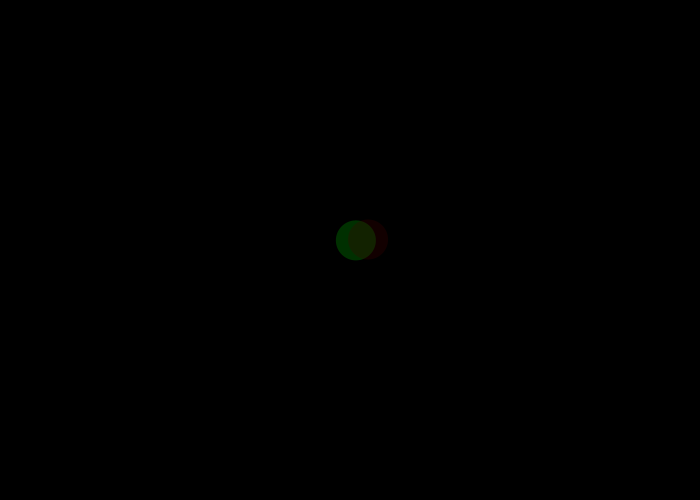
Frame 1 (no input)
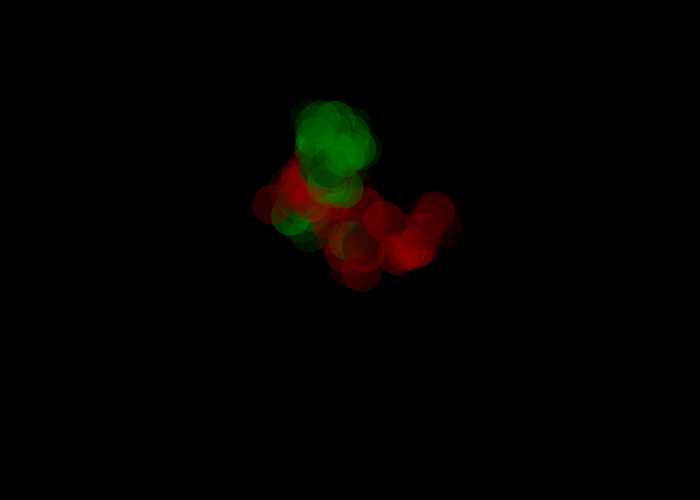
Frame 60 (the mouse pressed at the canvas centre just before this capture)
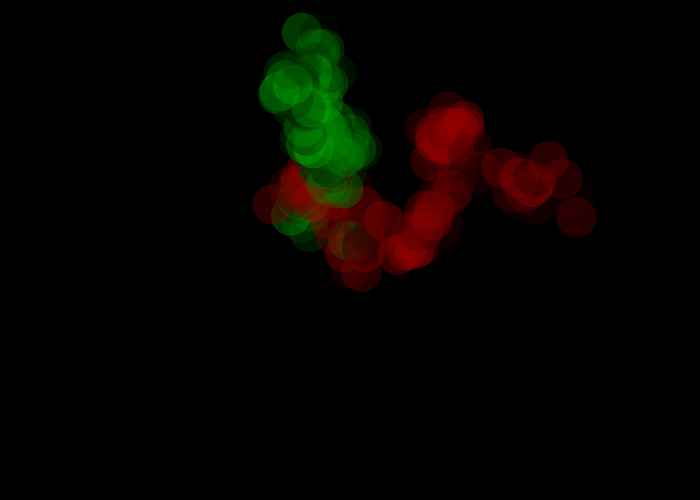
Frame 120 (the mouse held since frame 60 and released just before this capture)

The Processing sketch that drew these frames (run headless with seeded random() and noise(); from frame 60 on, the mouse is pressed at the canvas centre):

// Processing sketch: processing_139136
// ── processing_139136.pde

float speed = 20;
int diameter = 40;
float x;
float y;
float z;
float w;

void setup() { 
  size(700, 500);
  background(0);
  smooth();
  frameRate(80);
  x = width/2;
  y = height/2;
  z = width/2;
  w = height/2;
}

void draw() {
  x += random(-speed, speed);
  y += random(-speed, speed);
  z += random(-speed, speed);
  w += random(-speed, speed);
  x = constrain(x, 0, width);
  y = constrain(y, 0, height);
  z = constrain(z, 0, width);
  w = constrain(w, 0, height);
  fill(0, random(200), 0, 72);
  noStroke();
  ellipse(x, y, diameter, diameter);
  fill(random(200), 0, 0, 72);
  ellipse(z, w, diameter, diameter);
}

void keyPressed() {
   if(key=='s') {
      save("circles.tif");
 }
}
